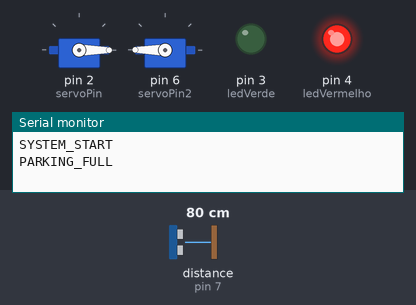
This sketch was run on a simulated Arduino Uno, built with avr-gcc and run on an emulated ATmega328P. Parts: 2 × servo, output pins drawn as LEDs (lit = HIGH), the last lines printed to the serial monitor. Wiring (inferred from the names in the program): ultrasonic range finder: trigger pin 8; echo pin 7. The test bench sets the inputs (shaded band); at power-on: distance to the obstacle (sensor on pin 7) 80 cm. The echo pulse lasts 58.3 µs per cm; pins used as bus, display or sensor lines are not drawn.

Above: at 1.2 s.
1.3 s: distance to the obstacle (sensor on pin 7) set to 95 cm
2.8 s: distance to the obstacle (sensor on pin 7) set to 103 cm
At 3.4 s:
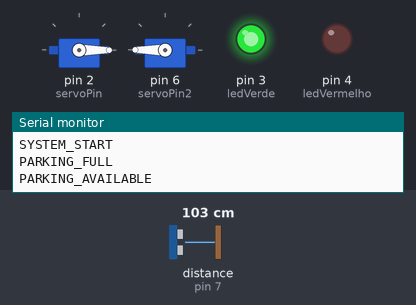
4.3 s: distance to the obstacle (sensor on pin 7) set to 2 cm
At 4.7 s:
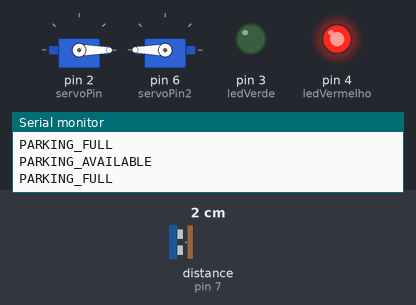
5.8 s: distance to the obstacle (sensor on pin 7) set to 120 cm
At 6.3 s:
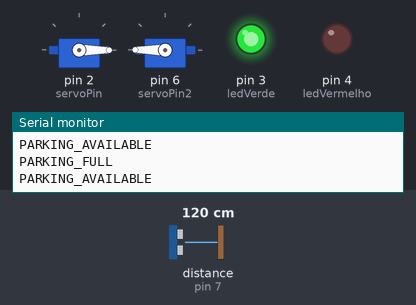
Timing chart, 0 to 8.4 s (numbered marks = the images above; inputs shaded):
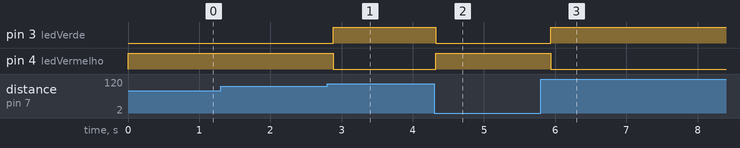

Measured:
- the behaviour switches between 99 and 100 cm on distance to the obstacle (sensor on pin 7) (found by bisection; images 0 and 1)
- after the input at 1.3 s, every drawn part: stays the same
- after the input at 2.8 s, pin 3 (ledVerde): LOW → HIGH after 0.09 s; pin 4 (ledVermelho): HIGH → LOW after 0.09 s
- after the input at 4.3 s, pin 3 (ledVerde): HIGH → LOW at once; pin 4 (ledVermelho): LOW → HIGH at once
- after the input at 5.8 s, pin 3 (ledVerde): LOW → HIGH after 0.14 s; pin 4 (ledVermelho): HIGH → LOW after 0.14 s

The sketch:

ParkingArduino.ino
```cpp
#include <Servo.h>

// Ultrasonic pins
const int trigPin = 8;
const int echoPin = 7;

// LEDs
const int ledVerde = 3;
const int ledVermelho = 4;

// Servos
const int servoPin = 2;
const int servoPin2 = 6;

Servo cancela;
Servo cancela2;

int distanceThreshold = 100;
long duration;
int cm;
bool cancelaAberta = false;
bool estacionamentoCheio = false;

// Non-blocking delay variables
unsigned long delayStart = 0;
bool waitingToOpen = false;

void setup() {
  Serial.begin(9600);

  pinMode(trigPin, OUTPUT);
  pinMode(echoPin, INPUT);
  pinMode(ledVerde, OUTPUT);
  pinMode(ledVermelho, OUTPUT);

  cancela.attach(servoPin);
  cancela2.attach(servoPin2);

  // Cancelas fechadas
  cancela.write(0);
  cancela2.write(180);

  digitalWrite(ledVerde, HIGH);
  digitalWrite(ledVermelho, LOW);

  Serial.println("SYSTEM_START");
}

void loop() {
  // Ultrasonic trigger
  digitalWrite(trigPin, LOW);
  delayMicroseconds(2);
  digitalWrite(trigPin, HIGH);
  delayMicroseconds(10);
  digitalWrite(trigPin, LOW);

  duration = pulseIn(echoPin, HIGH, 30000);
  cm = duration * 0.01723;

  // Check if 5 seconds have passed and open gate
  if (waitingToOpen && (millis() - delayStart >= 5000)) {
    cancela.write(90);
    cancela2.write(90);
    cancelaAberta = true;
    waitingToOpen = false;
  }

  // PARKING FULL
  if (cm > 0 && cm < distanceThreshold) {
    // LEDs respond immediately
    digitalWrite(ledVerde, LOW);
    digitalWrite(ledVermelho, HIGH);

    // Start non-blocking delay for gate
    if (!cancelaAberta && !waitingToOpen) {
      delayStart = millis();
      waitingToOpen = true;
    }

    // Send message once
    if (!estacionamentoCheio) {
      Serial.println("PARKING_FULL");
      estacionamentoCheio = true;
    }
  }
  // PARKING AVAILABLE
  else {
    // LEDs respond immediately
    digitalWrite(ledVermelho, LOW);
    digitalWrite(ledVerde, HIGH);

    // Close gate immediately
    if (cancelaAberta) {
      cancela.write(0);
      cancela2.write(180);
      cancelaAberta = false;
    }

    // Cancel waiting if distance changed
    waitingToOpen = false;

    // Send message once
    if (estacionamentoCheio) {
      Serial.println("PARKING_AVAILABLE");
      estacionamentoCheio = false;
    }
  }

  delay(200);
}
```
